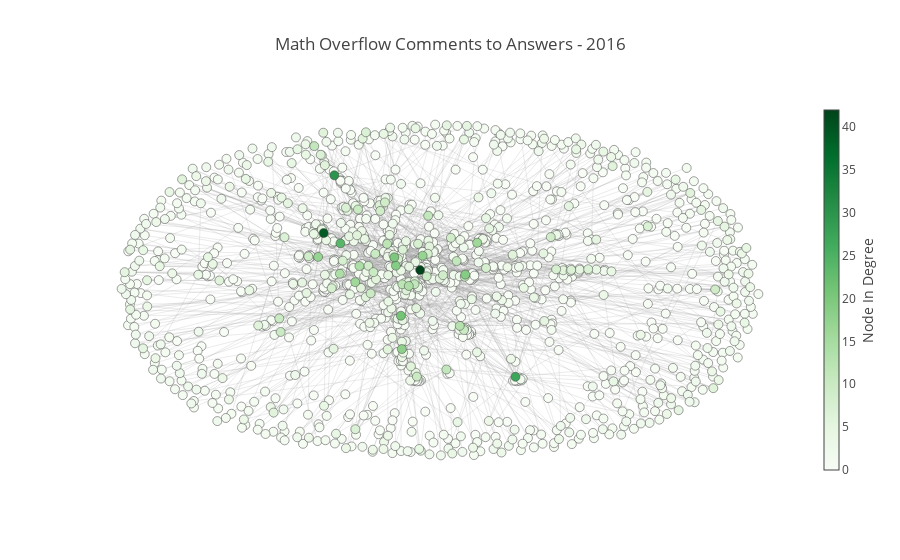

Write notebook code for a chart like this one.
### Code cell
# Create figure and plot
figure = go.Figure(
    data = go.Data([scatterEdges, scatterNodes]),
    layout = go.Layout(
        title = "Math Overflow Comments to Answers - 2016",
        showlegend = False,
        hovermode = "closest",
        xaxis = go.XAxis(showgrid=False, zeroline=False, showticklabels=False),
        yaxis = go.YAxis(showgrid=False, zeroline=False, showticklabels=False)
    )
)
iplot(figure)
plot(figure, filename="output/math-overflow-comments-to-answers-2016.html")

### Figure 1 — Plotly figure (JSON) as saved in the notebook; plotly's stock layout.template omitted (floating-point values rounded to 4 significant figures; data arrays with more than 128 entries replaced by an {"elided": "..."} marker saying what was removed)
{"data": [{"hoverinfo": "text", "line": {"color": "#999", "width": 0.2}, "mode": "lines", "text": [], "type": "scatter", "x": {"elided": "6363 float values"}, "y": {"elided": "6363 float values"}}, {"hoverinfo": "text", "marker": {"color": {"elided": "1281 int values"}, "colorbar": {"thickness": 15, "title": "Node In Degree", "titleside": "right", "xanchor": "left"}, "colorscale": "Greens", "line": {"width": 0.5}, "reversescale": true, "showscale": true, "size": 9}, "mode": "markers", "text": {"elided": "1281 str values"}, "type": "scatter", "x": {"elided": "1281 float values"}, "y": {"elided": "1281 float values"}}], "layout": {"hovermode": "closest", "showlegend": false, "title": "Math Overflow Comments to Answers - 2016", "xaxis": {"showgrid": false, "showticklabels": false, "zeroline": false}, "yaxis": {"showgrid": false, "showticklabels": false, "zeroline": false}}}
